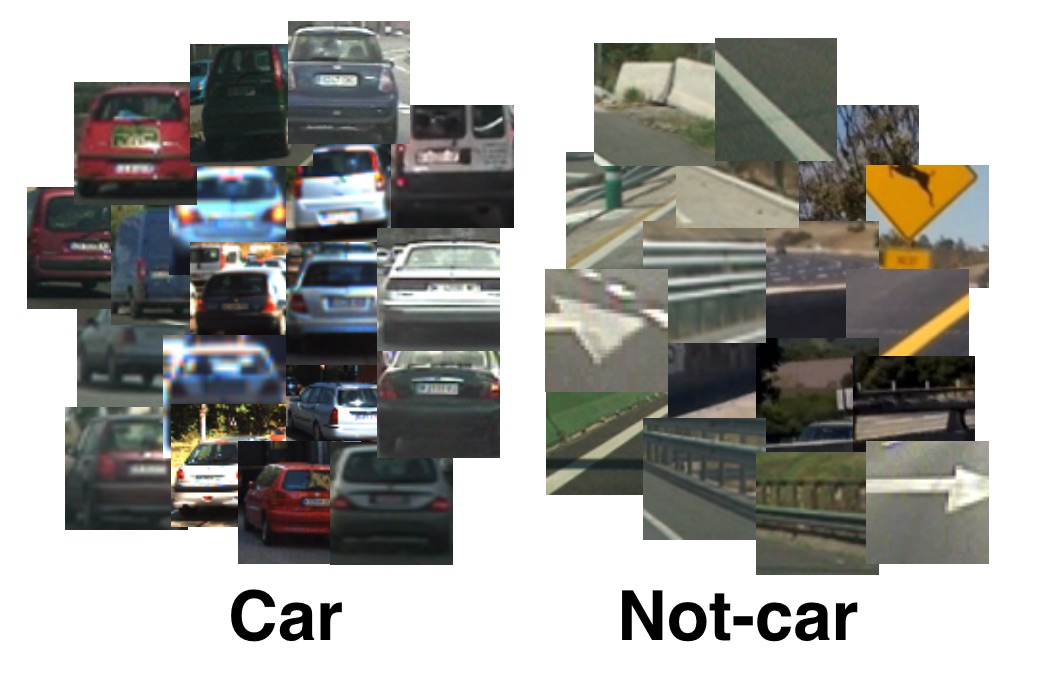
#> input picture car-not-car-examples.jpg, 1046 x 681 px
$ python -i ImageProcessingUtils.py   (imports and definitions only)   (older library calls are emulated)
#> lines starting #> are read from the running program, lines starting #| are printed output that depends on the picture; after the words box and inside, x2 and y2 are one past the last pixel; in counts of white or black regions, pixels touching at a corner belong together
'''
##__________________________________________________________________________
##                              IMAGE PROCESSING UTILS
##
## This file defines ALL the functions described on
## the Notebook used as a writeup. "Advanced-Lane-Finding-Submission.ipynb"
## This notebook should be use as a refernce for this file.
## There are also some other functions implemented to support the Lane Detection
##
##
## Created on March 20, 2017
## author: MUNIR JOJO-VERGE
##
##__________________________________________________________________________
'''

'''
##__________________________________________________________________________
##  LIBRARIES
##__________________________________________________________________________
'''
import cv2
import numpy as np
from scipy import signal

# Define a function to threshold (binary) a specific channel (you pass, for example, the s channel = hls[:,:,2] and the theshold values)
def binary_thresh(img_ch, thresh=(0, 100)):
    binary_output = np.zeros_like(img_ch)
    binary_output[(img_ch > thresh[0]) & (img_ch <= thresh[1])] = 1
    # Return the binary image
    return binary_output

# Define a function to threshold (just therhold and not convert to binary) a specific channel (you pass, for example, the s channel = hls[:,:,2] and the theshold values)
# [5 lines left out: function color_thresh, not called in this run]

# Define a function that applies Gaussian smoothing bluring to and image (1 to 3 channles)
def gaussian_blur(img, kernel_size):
    """Applies a Gaussian Noise kernel"""
    return cv2.GaussianBlur(img, (kernel_size, kernel_size), 0)

# Define a function that takes an image (alredy converted into grayscale - to avoid not applying the right conversion -,
# gradient orientation (x or y), the sobel kernel (max 31, min 3, only odd numbers) and threshold (min, max values).
def abs_sobel_thresh(gray, orient='x', sobel_kernel=3, thresh=(0, 255)):
    # Apply x or y gradient with the OpenCV Sobel() function
    # and take the absolute value
    if orient == 'x':
        abs_sobel = np.absolute(cv2.Sobel(gray, cv2.CV_64F, 1, 0, ksize=sobel_kernel))
    if orient == 'y':
        abs_sobel = np.absolute(cv2.Sobel(gray, cv2.CV_64F, 0, 1, ksize=sobel_kernel))
    # Rescale back to 8 bit integer
    scaled_sobel = np.uint8(255*abs_sobel/np.max(abs_sobel))

    # Create the binaty filtered image
    binary_output = binary_thresh(scaled_sobel, thresh=thresh)

    # Return the result
    return binary_output

# Define a function to return the magnitude of the gradient
# for a given sobel kernel size and threshold values.
# as before, the img passed should be already in grayscale to avoid not applying the right conversion
# This is exactly the same as cv2.laplace but we can specify the kernel in this case
def mag_thresh(gray, sobel_kernel=3, thresh=(0, 255)):
    # Take both Sobel x and y gradients
    sobelx = cv2.Sobel(gray, cv2.CV_64F, 1, 0, ksize=sobel_kernel)
    sobely = cv2.Sobel(gray, cv2.CV_64F, 0, 1, ksize=sobel_kernel)
    # Calculate the gradient magnitude
    gradmag = np.sqrt(sobelx**2 + sobely**2)
    # Rescale to 8 bit
    scale_factor = np.max(gradmag)/255
    gradmag = (gradmag/scale_factor).astype(np.uint8)

    # Create the binaty filtered image
    binary_output = binary_thresh(gradmag, thresh=thresh)

    # Return the binary image
    return binary_output

# Define a function to threshold an image for a given range and Sobel kernel
def dir_thresh(gray, sobel_kernel=3, thresh=(0, np.pi/2)):
    # Calculate the x and y gradients
    sobelx = cv2.Sobel(gray, cv2.CV_64F, 1, 0, ksize=sobel_kernel)
    sobely = cv2.Sobel(gray, cv2.CV_64F, 0, 1, ksize=sobel_kernel)
    # Take the absolute value of the gradient direction,
    # apply a threshold, and create a binary image result
    absgraddir = np.arctan2(np.absolute(sobely), np.absolute(sobelx))

    # Create the binaty filtered image
    binary_output = binary_thresh(absgraddir, thresh=thresh)

    # Return the binary image
    return binary_output


def colorFilter(image, colorBoundaries, blur=1):
    img = gaussian_blur(image, blur)
    # loop over the boundaries
    for (lower, upper) in colorBoundaries:
        # create NumPy arrays from the boundaries
        lower = np.array(lower, dtype = "uint8")
        upper = np.array(upper, dtype = "uint8")

        # find the colors within the specified boundaries and apply
        # the mask
        mask = cv2.inRange(image, lower, upper)
        #output = cv2.bitwise_and(image, image, mask = mask)

        return mask


def generate_lane_mask(img, y_cutoff=0):
    """
    Generates a binary mask selecting the lane lines of an street scene image.
    Input Parameters:
        img: RGB color image
        y_cutoff: vertical cutoff to limit the search area (pixels on the Y direction cut from the top)
    Output:
        binary mask
    """
    rgb = img[y_cutoff:, :, :]
    yuv = cv2.cvtColor(rgb, cv2.COLOR_RGB2YUV)
    yuv = 255 - yuv
    hls = cv2.cvtColor(rgb, cv2.COLOR_RGB2HLS)
    chs = np.stack((yuv[:, :, 0], yuv[:, :, 1], hls[:, :, 2]), axis=2)
    gray = np.mean(chs, 2)

    s_x = abs_sobel_thresh(gray, orient='x', sobel_kernel=3, thresh=(5,255))
    s_y = abs_sobel_thresh(gray, orient='y', sobel_kernel=3, thresh=(0,255))

    grad_dir = dir_thresh(gray, sobel_kernel=3, thresh=(0.65,1.05))
    grad_mag = mag_thresh(gray, sobel_kernel=3, thresh=(200,255))

    # Extract Yellow as we did on the Notebook (over the HLS image)
    YellowBoundary = [([20, 50, 150], [40, 255, 255])]
    Yellow_Highlights = colorFilter(hls, YellowBoundary)

    # Extract White as we did on the Notebook (over the RBG image)
    WhiteBoundary = [([175, 150, 200], [255, 255, 255])]
    White_Highlights = colorFilter(rgb, WhiteBoundary)

    # Extract higlights by looking at the Red channel as we did on the Notebook (over the RBG image)
    RedChBoundary = [(50,255)]
    RedCh_Highlights = extract_highlights(rgb[:, :, 0],99.0)

    mask = np.zeros(img.shape[:-1], dtype=np.uint8)

    mask[y_cutoff:, :][((s_x == 255) & (s_y == 255)) |
                       ((grad_mag == 255) & (grad_dir == 255)) |
                       ((Yellow_Highlights == 255) | (White_Highlights == 255) | (RedCh_Highlights == 255))] = 1

    mask = binary_noise_reduction(mask, 4)

    return mask

def extract_highlights(img, p=99.9):
    """
    Generates an image mask selecting highlights.
    Input Parameters:
        img: image with pixels in range 0-255
        p: percentile for highlight selection. default=99.9

    :return: Highlight 255 not highlight 0
    """
    p = int(np.percentile(img, p) - 30)
    mask = cv2.inRange(img, p, 255)
    return mask

def binary_noise_reduction(img, thresh):
    """
    Reduces noise of a binary image by applying a filter which counts neighbours with a value
    and only keeping those which are above the threshold.
    :param img: binary image (0 or 1)
    :param thresh: min number of neighbours with value
    :return:
    """
    k = np.array([[1, 1, 1],
                  [1, 0, 1],
                  [1, 1, 1]])
    nb_neighbours = cv2.filter2D(img, ddepth=-1, kernel=k)
    img[nb_neighbours < thresh] = 0
    return img


# [192 lines left out: functions histogram_lane_detection, highest_n_peaks, detect_lane_along_poly, get_pixel_in_window, calculate_lane_area, IsLane and 1 more, not called in this run]


def draw_line(img, pts, color, thickness=10):
    return cv2.polylines(img, np.int_([pts]), isClosed=False, color=color, thickness = thickness)


# [20 lines left out: function outlier_removal, not called in this run]

>>> import cv2
>>> picture = cv2.cvtColor(cv2.imread('../car-not-car-examples.jpg'), cv2.COLOR_BGR2RGB)
>>> result = generate_lane_mask(picture)
#> in generate_lane_mask, `gray = np.mean(chs, 2)`:
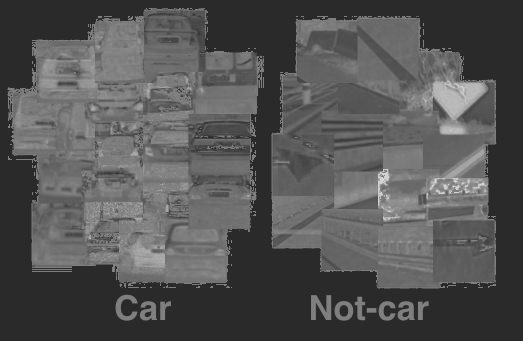
#> gray: shape (681, 1046) float64 (shown at 1/2 size); min 42.33, max 212.3, mean 84.7
#> in abs_sobel_thresh, `binary_output = binary_thresh(scaled_sobel, thresh=thresh)`:
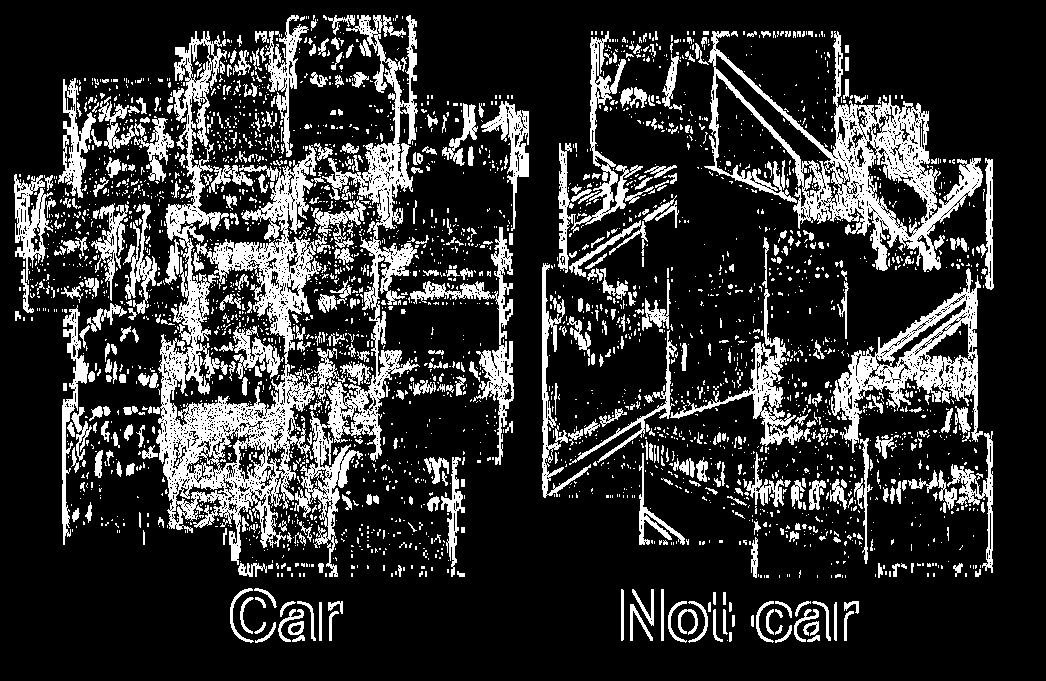
#> binary_output: shape (681, 1046); values 0 (black) and 1 (white), 19.8% white; 3261 white regions (2770 under 20 px), largest, box (x1, y1, x2, y2) and area: (153, 31, 366, 565) 27910, (704, 31, 983, 272) 14958, (294, 15, 420, 577) 13267
#> in dir_thresh, `sobely = cv2.Sobel(gray, cv2.CV_64F, 0, 1, ksize=sobel_kernel)`:
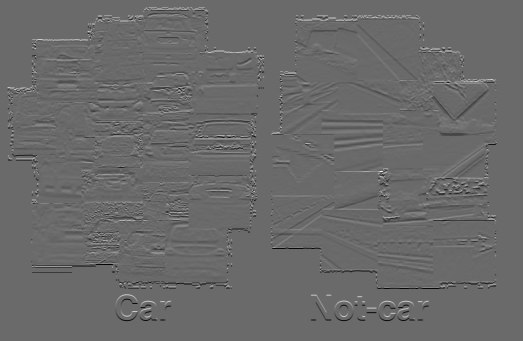
#> sobely: shape (681, 1046) float64 (shown at 1/2 size); min -367.3, max 514, mean 0; drawn with min black and max white
#> in dir_thresh, `absgraddir = np.arctan2(np.absolute(sobely), np.absolute(sobelx))`:
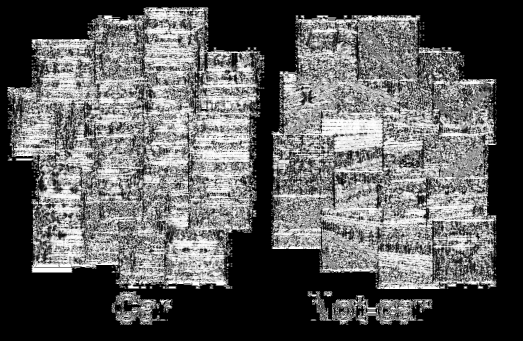
#> absgraddir: shape (681, 1046) float64 (shown at 1/2 size); min 0, max 1.57, mean 0.576; drawn with min black and max white
#> in mag_thresh, `gradmag = np.sqrt(sobelx**2 + sobely**2)`:
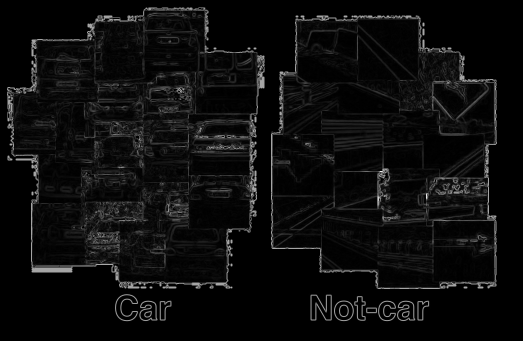
#> gradmag: shape (681, 1046) float64 (shown at 1/2 size); min 0, max 526.7, mean 26.7; drawn with min black and max white
#> in mag_thresh, `scale_factor = np.max(gradmag)/255`: scale_factor = 2.07
#> in extract_highlights, `p = int(np.percentile(img, p) - 30)`: p = 225
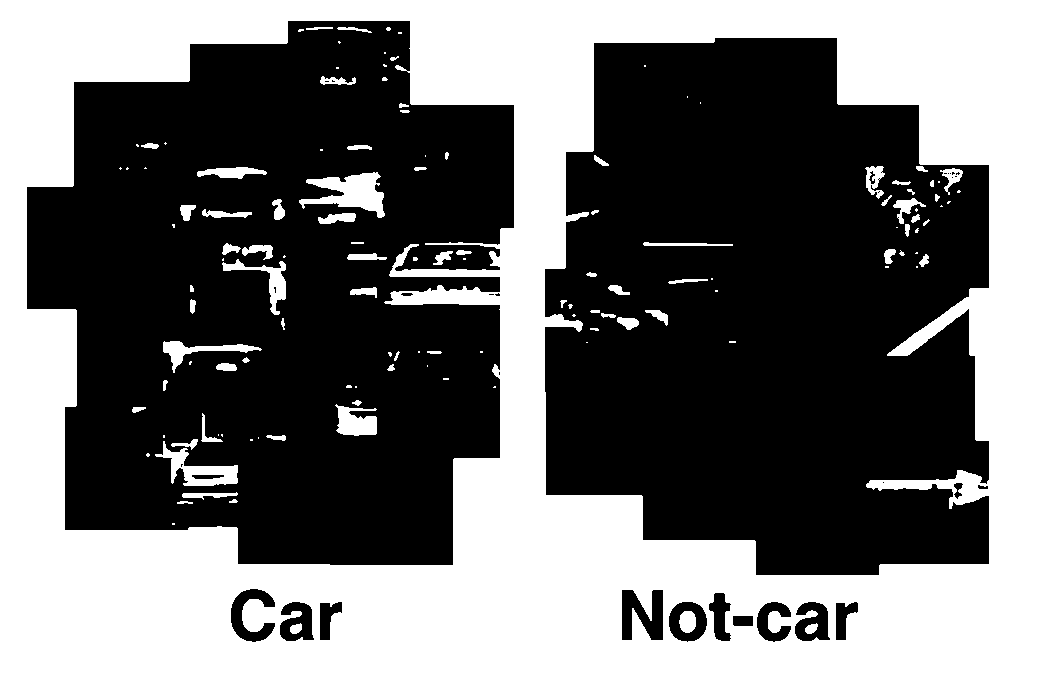
#> result: shape (681, 1046); values 0 (black) and 1 (white), 43.8% white; 130 white regions (56 under 20 px), largest, box (x1, y1, x2, y2) and area: (0, 0, 1046, 681) 298381, (299, 172, 385, 218) 1966, (155, 441, 238, 486) 1364

$ run again, on Car.png
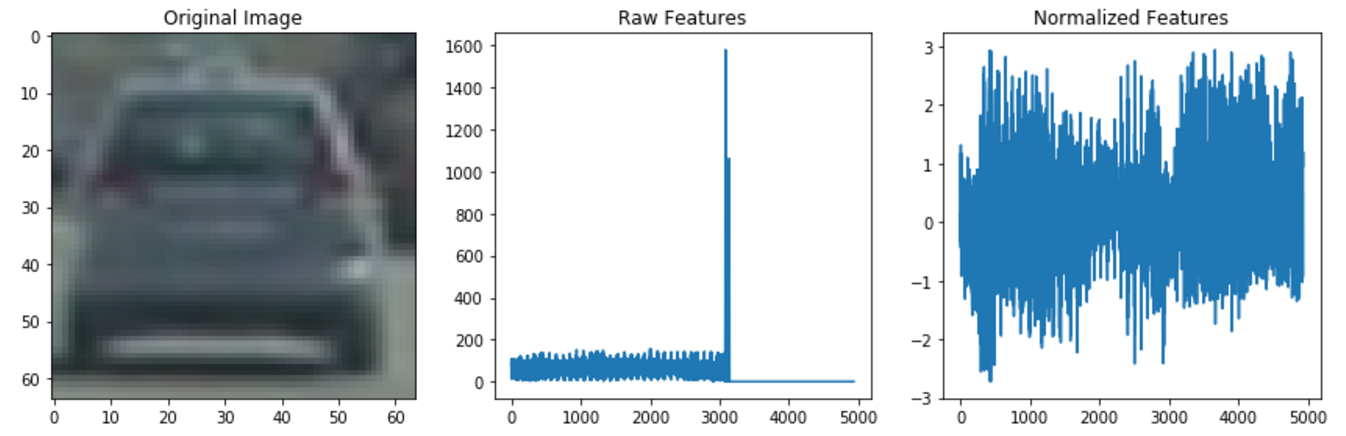
#> input picture Car.png, 1346 x 436 px
#> hls: shape (436, 1346, 3); mean of channels 0, 1, 2 36.8, 192.6, 30.2
#> chs: shape (436, 1346, 3); mean of channels 0, 1, 2 63, 121.3, 30.2
#> in abs_sobel_thresh, `binary_output = binary_thresh(scaled_sobel, thresh=thresh)`:
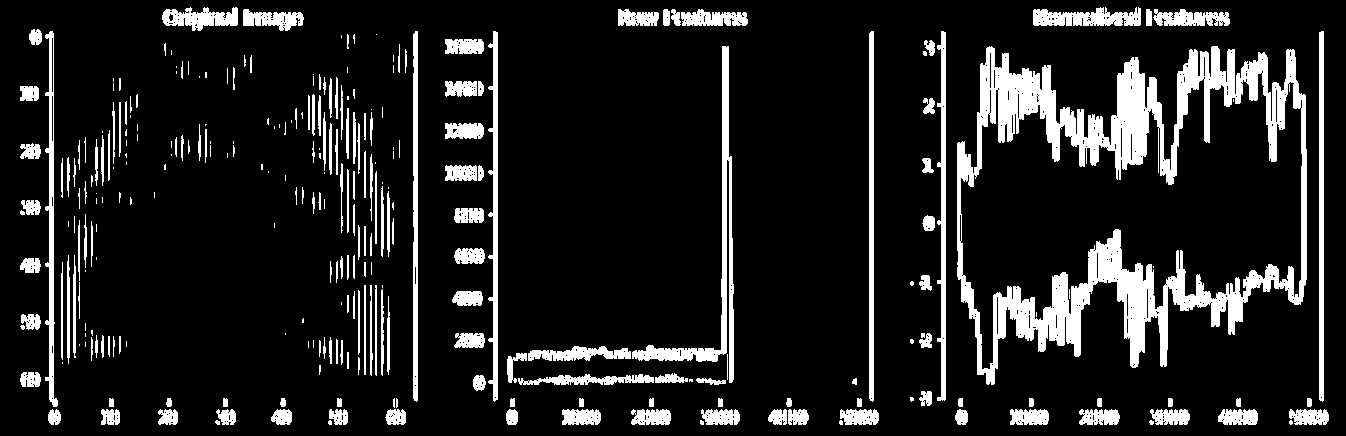
#> binary_output: shape (436, 1346); values 0 (black) and 1 (white), 13.1% white; 291 white regions (108 under 20 px), largest, box (x1, y1, x2, y2) and area: (957, 46, 1307, 385) 30641, (632, 46, 734, 383) 3731, (488, 31, 498, 402) 2010
#> scale_factor = 1.59
#> p = 225
#> `result = generate_lane_mask(picture)`:
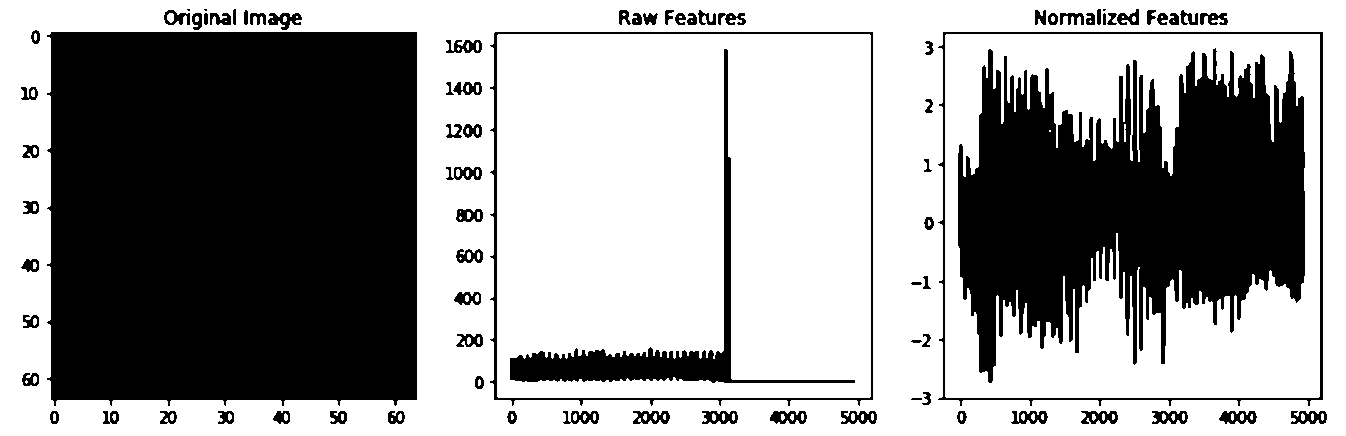
#> result: shape (436, 1346); values 0 (black) and 1 (white), 60.4% white; 84 black regions (3 under 20 px), largest, box (x1, y1, x2, y2) and area: (47, 32, 417, 406) 134862, (958, 48, 1305, 383) 71279, (510, 49, 855, 383) 8149

$ run again, on Region Of Interest.png
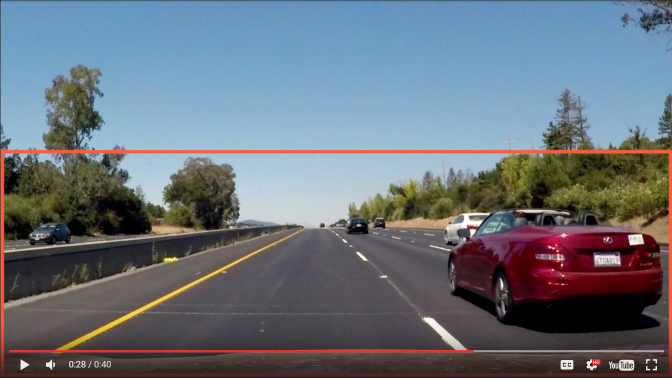
#> input picture Region Of Interest.png, 1344 x 755 px (shown at 1/2 size)
#> hls: shape (755, 1344, 3); mean of channels 0, 1, 2 87, 113.6, 77.6
#> chs: shape (755, 1344, 3); mean of channels 0, 1, 2 143, 121.9, 77.6
#> in abs_sobel_thresh, `binary_output = binary_thresh(scaled_sobel, thresh=thresh)`:
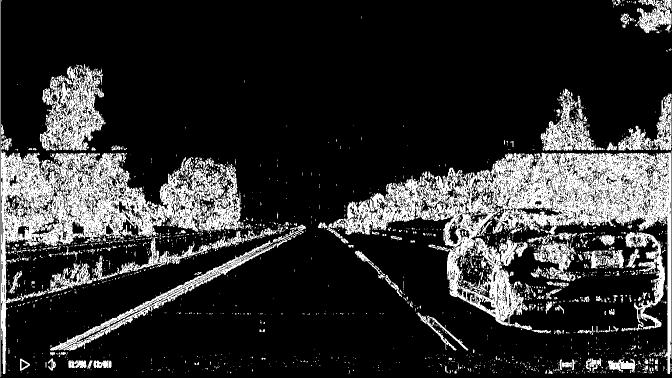
#> binary_output: shape (755, 1344) (shown at 1/2 size); values 0 (black) and 1 (white), 18.4% white; 2109 white regions (1887 under 20 px), largest, box (x1, y1, x2, y2) and area: (653, 301, 1343, 748) 69679, (1, 0, 483, 754) 49388, (79, 130, 211, 301) 10542
#> scale_factor = 1.87
#> p = 214
#> `result = generate_lane_mask(picture)`:
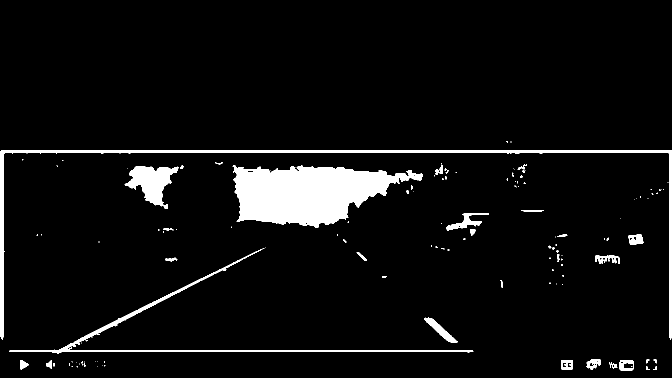
#> result: shape (755, 1344) (shown at 1/2 size); values 0 (black) and 1 (white), 5.6% white; 130 white regions (92 under 20 px), largest, box (x1, y1, x2, y2) and area: (465, 330, 846, 455) 29270, (1, 300, 1344, 679) 11401, (18, 496, 947, 705) 5297
